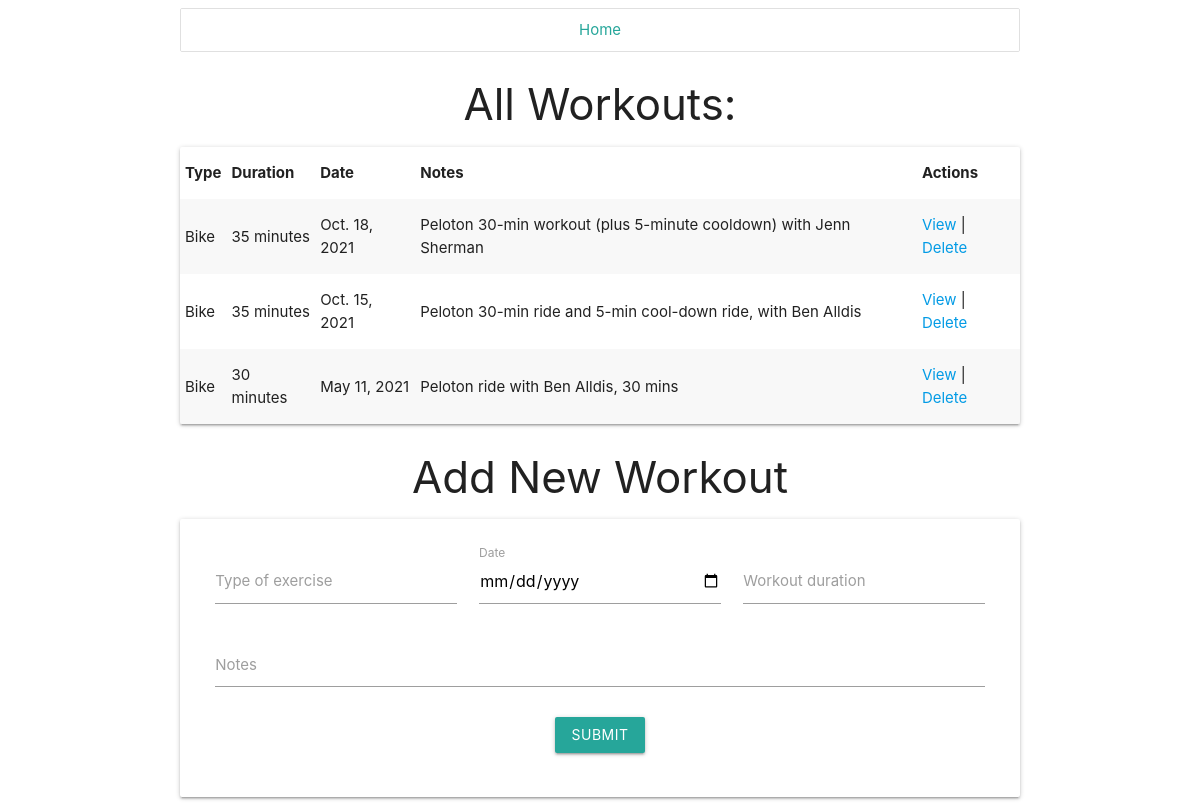
Before: /workouts with the older database file.
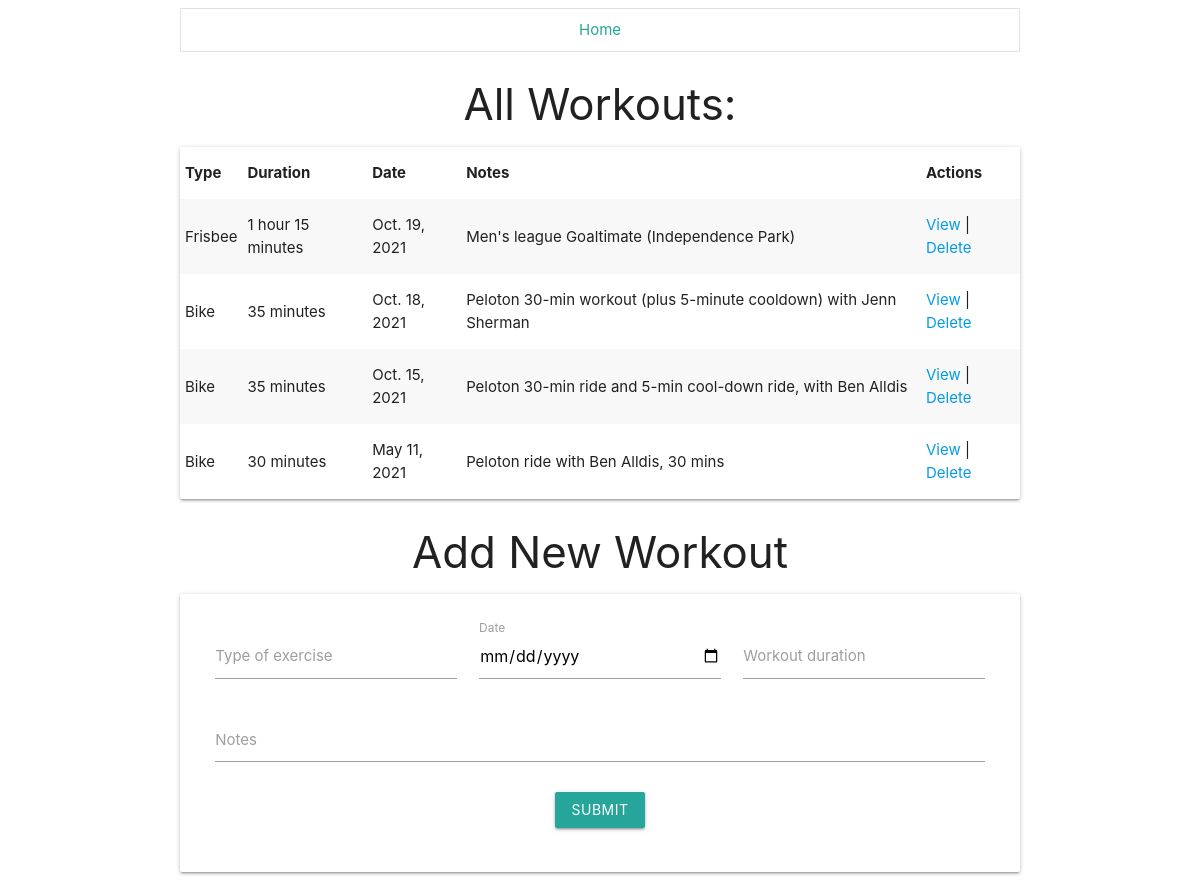
After: the same page with the newer database file.
### log_app/models.py (models this page shows)
class Workout(models.Model):
    type_of_exercise = models.CharField(max_length=255)
    duration = models.IntegerField()
    date = models.DateField(blank=True, null=True)
    notes = models.TextField(blank=True)
    created_at = models.DateTimeField(auto_now_add=True)
    updated_at = models.DateTimeField(auto_now=True)
    objects = WorkoutManager()

### log_app/views.py (the view)
# urls.py: path("workouts", views.all_workouts),
def all_workouts(request):
    all_workouts = list(Workout.objects.all())
    for w in all_workouts:
        w.duration = number_to_hours_minutes(w.duration)
    all_workouts.sort(key = lambda w: w.date, reverse=True)
    context = {
        "workouts": all_workouts
    }
    return render(request, "index.html", context)

### log_app/views.py (called while the page is built)
def number_to_hours_minutes(duration):
    output = f"{f'{duration // 60} hour' if duration >= 60 else ''}"
    output += "s " if duration >= 120 else " "
    output += f"{duration % 60} minutes"
    return output.strip()

### log_app/templates/index.html (shortened to what this page needs)
{% extends "base.html" %}
{% block main_content %}
    <h3 class="center">All Workouts:</h3>
    <div class="card">
        <table class="striped" id="workouts_table">
            <thead>
                <tr>
                    <th>Type</th>
                    <th>Duration</th>
                    <th>Date</th>
                    <th>Notes</th>
                    <th>Actions</th>
                </tr>
            </thead>
            <tbody>
                {% for w in workouts %}
                <tr>
                    <td>{{w.type_of_exercise}}</td>
                    <td>{{w.duration}}</td>
                    <td>{{w.date}}</td>
                    <td>{{w.notes}}</td>
                    <td><a href="/workouts/{{w.id}}">View</a> | <a href="/workouts/{{w.id}}/delete">Delete</a></td>
                </tr>
                {% endfor %}
            </tbody>
        </table>
    </div>
    <h3 class="center">Add New Workout</h3>
    <div class="card">
        <form class="card-content" action="/workouts/create" method="POST" id="new_workout">
            <div class="row">
                <div class="col s12 m6 l4">
                    <div class="input-field">
                        <input type="text" name="type" id="type" value="{{submission.type}}" />
                        <label for="type">Type of exercise</label>
                    </div>
                </div>
                <div class="col s12 m6 l4">
                    <div class="input-field">
                        <input type="date" name="date" id="date" value="{{submission.date}}" />
                        <label for="date">Date</label>
                    </div>
                </div>
                <div class="col s12 m4 l4">
                    <div class="input-field">
                        <input type="number" name="duration" id="duration" value="{{submission.duration}}" />
                        <label for="duration">Workout duration</label>
                    </div>
                </div>
                <div class="col s12 m8 l12">
                    <div class="input-field">
                        <textarea class="materialize-textarea" name="notes" id="notes">{{submission.notes}}</textarea>
                        <label for="notes">Notes</label>
                    </div>
                </div>
                <div class="center-align col s12">
                    <button type="submit" class="btn">Submit</button>
                </div>
            </div>
        </form>
    </div>
{% endblock %}

Changed rows visible on the page:
added Workout: type_of_exercise "Frisbee", duration "1 hour 15 minutes", date "Oct. 19, 2021", notes "Men's league Goaltimate (Independence Park)"
